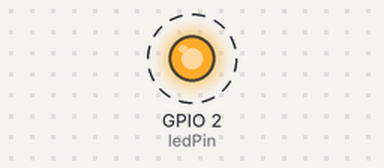
A sketch run on a simulated ESP8266 (NodeMCU). On the bench: output pins drawn as LEDs (lit = HIGH). Dashed ring = blinking. The local clock reads 2024-03-15 10:24:30 at power-on unless the sketch sets it; what the sketch prints to the serial monitor is not drawn.

Above: at 0.5 s.
Timing chart, 0 to 4.6 s (numbered marks = the images above):
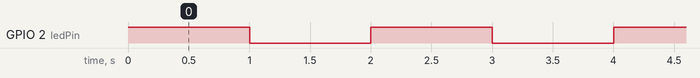

Measured:
- by itself, GPIO 2 (ledPin): alternates HIGH for 1.0 s and LOW for 1.0 s

The sketch:

1.esp07_rtc_serial_test.ino
```cpp
#include <Wire.h>
#include "RTClib.h"
#include <Ticker.h>

RTC_DS1307 rtc;
Ticker timer1;

const int ledPin = LED_BUILTIN; // LED onboard do ESP8266 (GPIO2)
volatile bool flagISR = false;  // flag que a ISR altera
bool ledState = false;

// ISR do timer - apenas seta a flag
void ICACHE_RAM_ATTR isrTimer() {
  flagISR = true;
}

void setup() {
  pinMode(ledPin, OUTPUT);
  digitalWrite(ledPin, HIGH); // no ESP8266 o LED onboard é ativo em LOW

  Serial.begin(115200);
  Wire.begin(); // SDA=D2(GPIO4), SCL=D1(GPIO5)

  rtc.begin();

  if (!rtc.isrunning()) {
    Serial.println("RTC parado, ajustando data/hora...");
    rtc.adjust(DateTime(F(__DATE__), F(__TIME__)));
  }

  // Configura timer para chamar ISR a cada 1 segundo
  timer1.attach(1, isrTimer);
}

void loop() {
  if (flagISR) {
    flagISR = false;  // limpa a flag

    // Lê o RTC
    DateTime now = rtc.now();
    Serial.printf("%02d:%02d:%02d\n", now.hour(), now.minute(), now.second());

    // Pisca o LED
    ledState = !ledState;
    digitalWrite(ledPin, ledState ? LOW : HIGH); // invertido no LED onboard
  }
}
```
